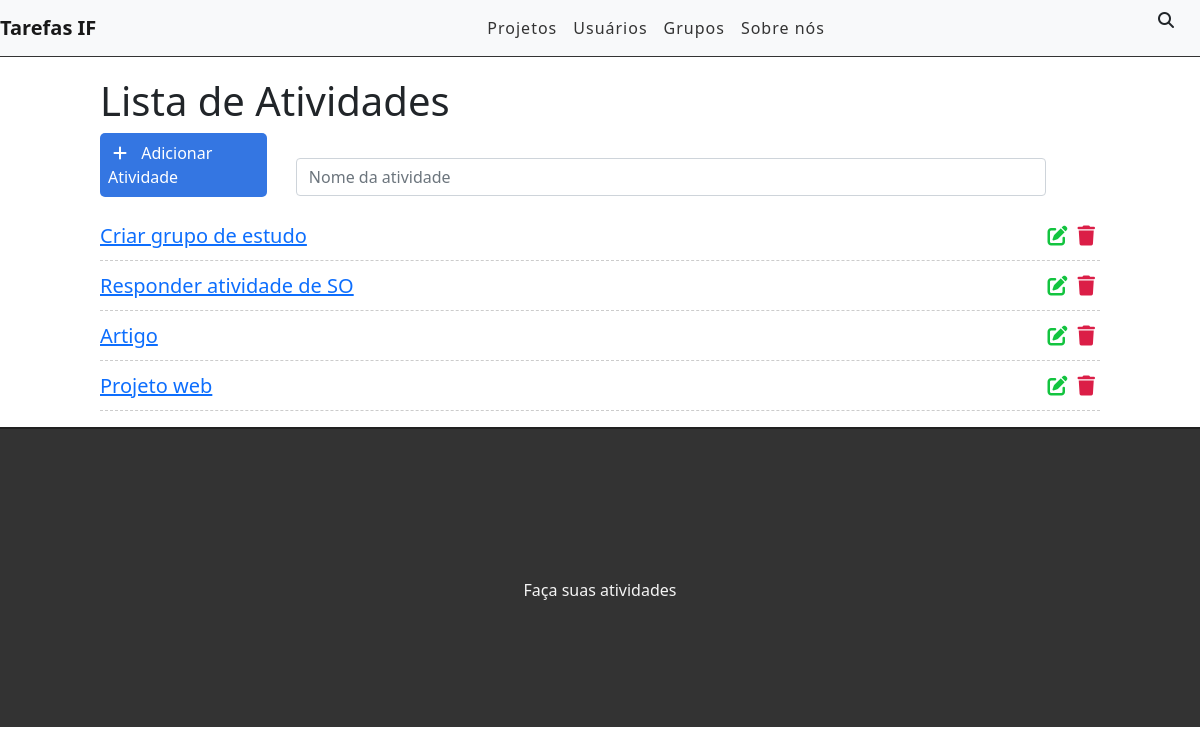
Before: / with the older database file.
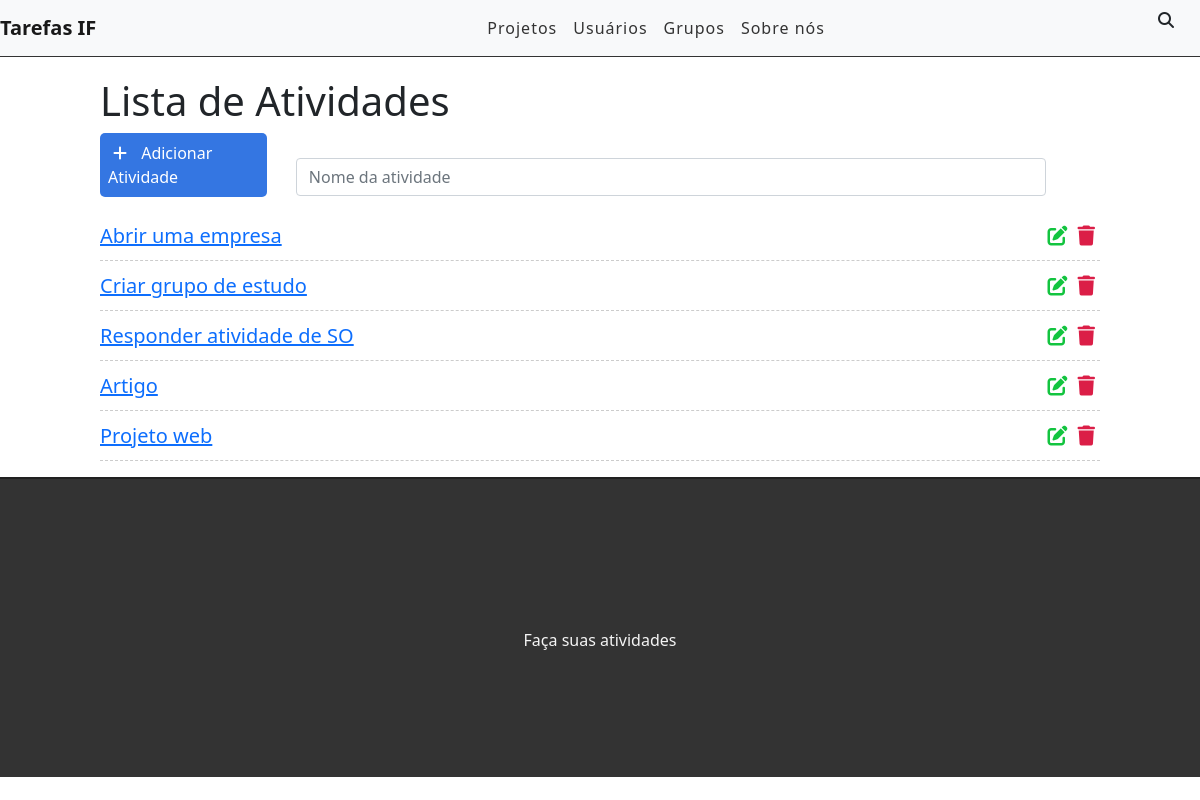
After: the same page with the newer database file.
### paginas/models.py (models this page shows, shortened)
class Task(models.Model):
    STATUS = (
        ('doing', 'Doing'),
        ('done', 'Done'),
    )
    title=models.CharField(max_length=255)
    description = models.TextField()
    done = models.CharField(
        max_length=5,
        choices=STATUS,
    )
    created_at = models.DateTimeField(auto_now_add=True)
    updated_at = models.DateTimeField(auto_now=True)

### paginas/views.py (the view)
# urls.py: path('', views.taskList, name='task-list'),
def taskList(request):
    tasks = Task.objects.all().order_by('-created_at')
    return render(request, 'paginas/list.html', {'tasks': tasks})

### paginas/templates/paginas/list.html (shortened to what this page needs)
{% extends "index.html" %}
{% block content %}
<div class="offset-1 col-10 list-div">
    <h1>Lista de Atividades</h1>
    <a id="add-link" href="newtask/">
        <div class="col-2 add-div">
            <i class="fas fa-plus"></i> Adicionar Atividade
        </div>
    </a>
    <div class="col-9 search-div">
        <input class="form-control" type="text" id="search" name="search" placeholder="Nome da atividade">
        <i class="fas fa-search"></i>
    </div>
    <ul class="task-list">
        {% for task in tasks %}
        <li class="task-item">
            <span><a href="/task/{{task.id}}">{{task.title}}</a></span>
            <span><i class="fas fa-trash"></i></span>
            <span><i class="fas fa-edit"></i></span>
        </li>
        {% endfor %}
    </ul>
</div>
{% endblock %}

Changed rows visible on the page:
added Task: title "Abrir uma empresa"
